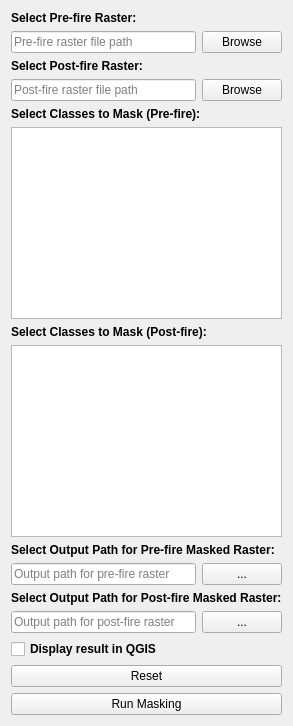
     <widget class="QWidget" name="tabMasking">
      <attribute name="title">
       <string>PRE-PROCESSING</string>
      </attribute>
      <layout class="QVBoxLayout" name="verticalLayoutMASKING">
       <item>
        <widget class="QLabel" name="labelPreFire">
         <property name="font">
          <font>
           <weight>75</weight>
           <bold>true</bold>
          </font>
         </property>
         <property name="text">
          <string>Select Pre-fire Raster:</string>
         </property>
        </widget>
       </item>
       <item>
        <layout class="QHBoxLayout" name="horizontalLayoutPreFire">
         <item>
          <widget class="QLineEdit" name="lineEditPreFire">
           <property name="placeholderText">
            <string>Pre-fire raster file path</string>
           </property>
          </widget>
         </item>
         <item>
          <widget class="QPushButton" name="btnBrowsePreFire">
           <property name="text">
            <string>Browse</string>
           </property>
          </widget>
         </item>
        </layout>
       </item>
       <item>
        <widget class="QLabel" name="labelPostFire">
         <property name="font">
          <font>
           <weight>75</weight>
           <bold>true</bold>
          </font>
         </property>
         <property name="text">
          <string>Select Post-fire Raster:</string>
         </property>
        </widget>
       </item>
       <item>
        <layout class="QHBoxLayout" name="horizontalLayoutPostFire">
         <item>
          <widget class="QLineEdit" name="lineEditPostFire">
           <property name="placeholderText">
            <string>Post-fire raster file path</string>
           </property>
          </widget>
         </item>
         <item>
          <widget class="QPushButton" name="btnBrowsePostFire">
           <property name="text">
            <string>Browse</string>
           </property>
          </widget>
         </item>
        </layout>
       </item>
       <item>
        <widget class="QLabel" name="labelMaskClassesPreFire">
         <property name="font">
          <font>
           <weight>75</weight>
           <bold>true</bold>
          </font>
         </property>
         <property name="text">
          <string>Select Classes to Mask (Pre-fire):</string>
         </property>
        </widget>
       </item>
       <item>
        <widget class="QListWidget" name="listWidgetClassesPreFire">
         <property name="selectionMode">
          <enum>QAbstractItemView::MultiSelection</enum>
         </property>
        </widget>
       </item>
       <item>
        <widget class="QLabel" name="labelMaskClassesPostFire">
         <property name="font">
          <font>
           <weight>75</weight>
           <bold>true</bold>
          </font>
         </property>
         <property name="text">
          <string>Select Classes to Mask (Post-fire):</string>
         </property>
        </widget>
       </item>
       <item>
        <widget class="QListWidget" name="listWidgetClassesPostFire">
         <property name="selectionMode">
          <enum>QAbstractItemView::MultiSelection</enum>
         </property>
        </widget>
       </item>
       <item>
        <widget class="QLabel" name="labelOutputPreFire">
         <property name="font">
          <font>
           <weight>75</weight>
           <bold>true</bold>
          </font>
         </property>
         <property name="text">
          <string>Select Output Path for Pre-fire Masked Raster:</string>
         </property>
        </widget>
       </item>
       <item>
        <layout class="QHBoxLayout" name="horizontalLayoutOutputPreFire">
         <item>
          <widget class="QLineEdit" name="lineEditOutputPreFire">
           <property name="placeholderText">
            <string>Output path for pre-fire raster</string>
           </property>
          </widget>
         </item>
         <item>
          <widget class="QPushButton" name="btnBrowseOutputPreFire">
           <property name="text">
            <string>...</string>
           </property>
          </widget>
         </item>
        </layout>
       </item>
       <item>
        <widget class="QLabel" name="labelOutputPostFire">
         <property name="font">
          <font>
           <weight>75</weight>
           <bold>true</bold>
          </font>
         </property>
         <property name="text">
          <string>Select Output Path for Post-fire Masked Raster:</string>
         </property>
        </widget>
       </item>
       <item>
        <layout class="QHBoxLayout" name="horizontalLayoutOutputPostFire">
         <item>
          <widget class="QLineEdit" name="lineEditOutputPostFire">
           <property name="placeholderText">
            <string>Output path for post-fire raster</string>
           </property>
          </widget>
         </item>
         <item>
          <widget class="QPushButton" name="btnBrowseOutputPostFire">
           <property name="text">
            <string>...</string>
           </property>
          </widget>
         </item>
        </layout>
       </item>
       <item>
        <widget class="QCheckBox" name="checkBoxDisplayInQGIS">
         <property name="font">
          <font>
           <weight>75</weight>
           <bold>true</bold>
          </font>
         </property>
         <property name="text">
          <string>Display result in QGIS</string>
         </property>
        </widget>
       </item>
       <item>
        <widget class="QPushButton" name="btnReset">
         <property name="text">
          <string>Reset</string>
         </property>
        </widget>
       </item>
       <item>
        <widget class="QPushButton" name="btnRunMasking">
         <property name="text">
          <string>Run Masking</string>
         </property>
        </widget>
       </item>
      </layout>
     </widget>
